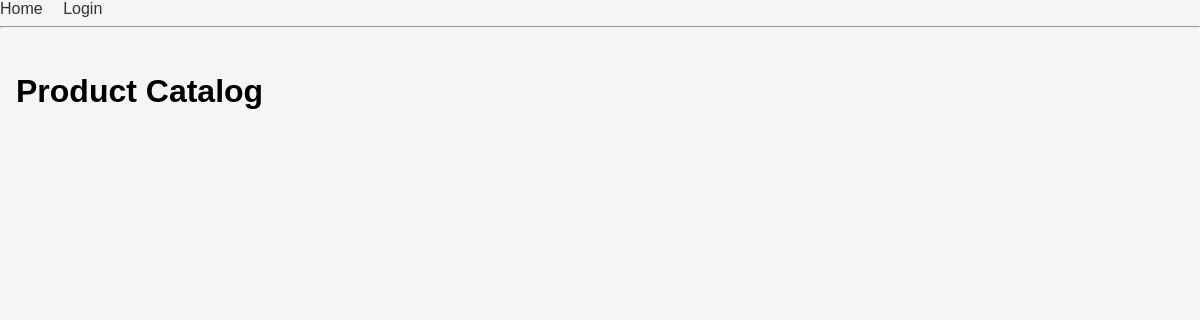
Before: / with the older database file.
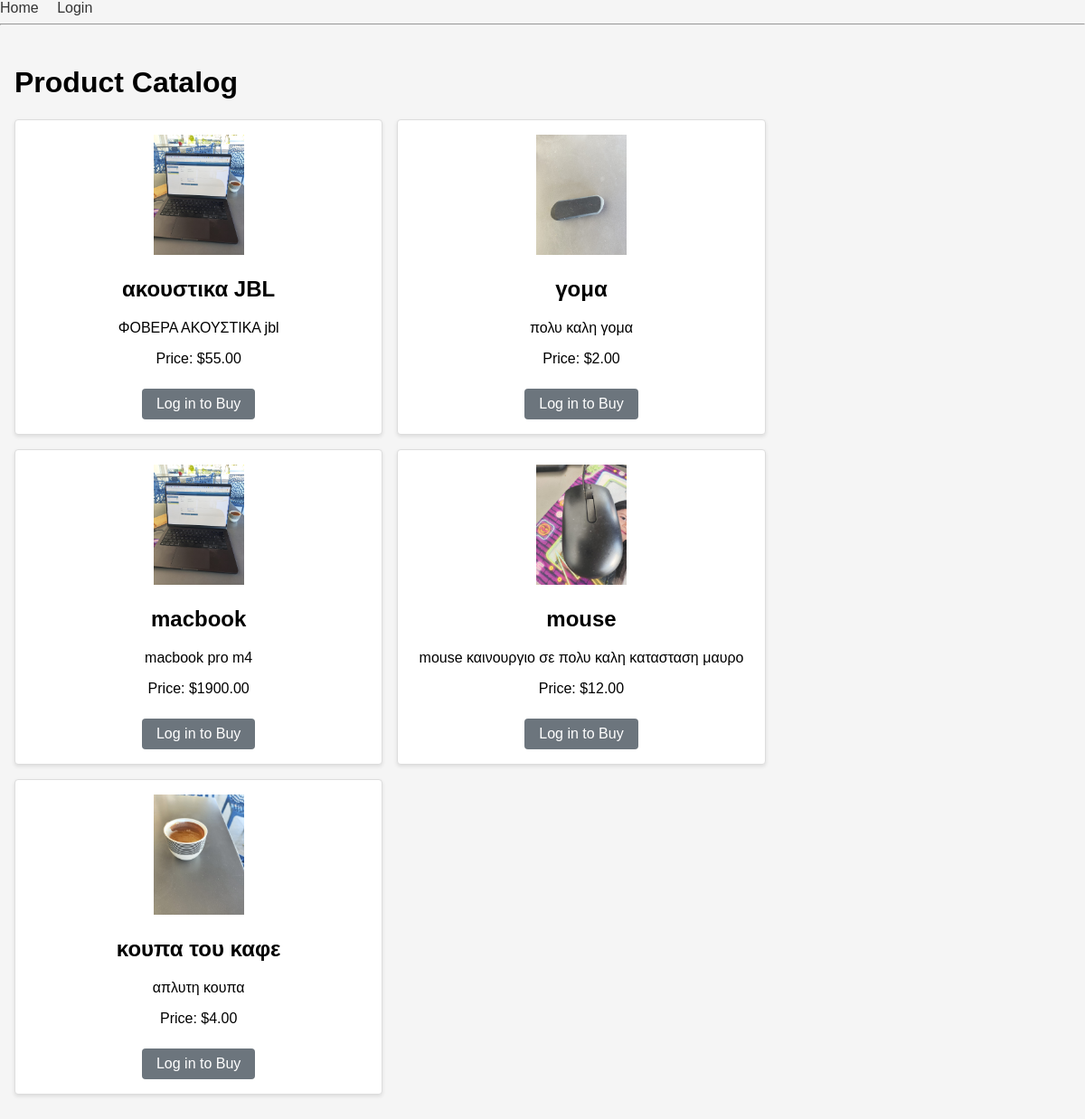
After: the same page with the newer database file.
### catalog/models.py (models this page shows, shortened)
class Product(models.Model):
    name        = models.CharField(max_length=255)
    description = models.TextField()
    price       = models.DecimalField(max_digits=10, decimal_places=2)
    image       = models.ImageField(upload_to='products/')
    created_at  = models.DateTimeField(auto_now_add=True)
    updated_at  = models.DateTimeField(auto_now=True)

### catalog/views.py (the view)
# urls.py: path('', views.product_list,  name='product_list'),
def product_list(request):
    products = Product.objects.all()
    return render(request, 'catalog/index.html', {'products': products})

### catalog/templates/catalog/index.html (shortened to what this page needs)
{% extends "base.html" %}
{% load static %}
{% block content %}
  <h1>Product Catalog</h1>
  <ul class="product-list">
    {% for product in products %}
      <li class="product-item">
        <a href="{% url 'product_detail' product.pk %}">
          <img src="{{ product.image.url }}" alt="{{ product.name }}" width="100">
        </a>
        <h2>{{ product.name }}</h2>
        <p>{{ product.description }}</p>
        <p>Price: ${{ product.price }}</p>
        {% if user.is_authenticated %}
          <a href="{% url 'add_to_cart' product.pk %}" class="btn btn-primary">
            Add to Cart
          </a>
        {% else %}
          <a href="{% url 'login' %}?next={% url 'product_list' %}" class="btn btn-secondary">
            Log in to Buy
          </a>
        {% endif %}
      </li>
    {% endfor %}
  </ul>
{% endblock %}

### templates/base.html (shortened to what this page needs)
{% load static %}
<!DOCTYPE html>
<html lang="en">
<head>
  <link rel="stylesheet" href="{% static 'css/style.css' %}">
</head>
<body>
  <nav>
    <a href="{% url 'product_list' %}">Home</a>
    {% if user.is_authenticated %}
      <a href="{% url 'view_cart' %}">Cart</a>
      <a href="{% url 'logout' %}">Logout</a>
    {% else %}
      <a href="{% url 'login' %}">Login</a>
    {% endif %}
  </nav>
  <hr>
  <div class="container">
    {% block content %}{% endblock %}
  </div>
</body>
</html>

### static/css/style.css (style rules this page uses)
body { font-family: sans-serif; margin: 0; padding: 0; background: #f5f5f5; }
.container { padding: 1rem; }
nav a { margin-right: 1rem; text-decoration: none; color: #333; }
.product-list { display: flex; flex-wrap: wrap; gap: 1rem; list-style: none; padding: 0; }
.product-item { background: #fff; border: 1px solid #ddd; border-radius: 4px; width: calc(33.333% - 1rem); box-shadow: 0 2px 4px rgba(0,0,0,0.1); padding: 1rem; text-align: center; }
.btn { display: inline-block; padding: 0.5rem 1rem; border: none; border-radius: 4px; text-decoration: none; color: #fff; cursor: pointer; margin-top: 0.5rem; }
.btn-secondary { background: #6c757d; }

Changed rows visible on the page:
added Product: image (picture), name "ακουστικα JBL", description "ΦΟΒΕΡΑ ΑΚΟΥΣΤΙΚΑ jbl", price "55.00"
added Product: image (picture), name "γομα", description "πολυ καλη γομα", price "2.00"
added Product: image (picture), name "macbook", description "macbook pro m4", price "1900.00"
added Product: image (picture), name "mouse", description "mouse καινουργιο σε πολυ καλη κατασταση μαυρο", price "12.00"
added Product: image (picture), name "κουπα του καφε", description "απλυτη κουπα", price "4.00"
